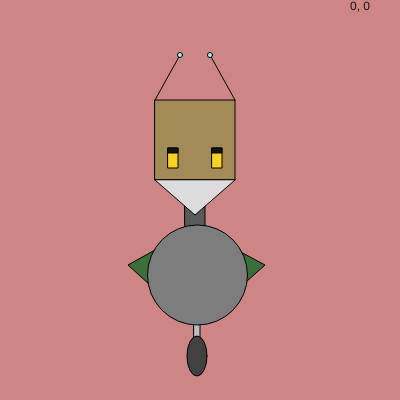
Frame 1 (no input)
Frame 60 (no input): identical to frame 1, image omitted
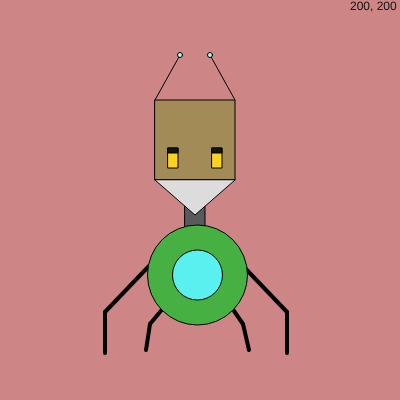
Frame 120 (the mouse pressed at the canvas centre since frame 60)

The p5.js sketch that drew these frames (run headless with seeded random() and noise() and a simulated clock; from frame 60 on, the mouse is pressed at the canvas centre):

// p5.js sketch
// ── sketch.js
function setup() {
  createCanvas(400, 400);
}

function draw() {
  background("#CD8585ff");
  
  if(mouseIsPressed) {
    
  fill(90);
  quad(185, 195, 205, 195, 205, 250, 185, 250);
    
    fill(80);
    strokeWeight(4);
    line(149, 266, 105, 312);

    line(105, 312, 105, 353);
    
    line(243, 266, 287, 312);

    line(287, 312, 287, 353);

    line(174, 295, 150, 324);

    line(150, 324, 146, 350);

    line(223, 295, 243, 324);

    line(243, 324, 249, 350);
    strokeWeight(1);
  
    fill("#46B142");
    circle(197.5, 275, 100);
    
    fill("#5bf0f0");
    ellipse(197.5, 275, 50);
    
  }
    
  else {
  strokeWeight(1);
  fill(90);
  quad(185, 195, 205, 195, 205, 250, 185, 250);
    
  fill("#3b6e39");
  triangle(237, 250, 265, 265, 237, 290);
  
  fill("#3b6e39");
  triangle(155, 250, 128, 265, 150, 285);

  fill(190);
  quad(194, 300, 200, 300, 200, 345, 194, 345);
  
  fill(125);
  circle(197.5, 275, 100);
    
  fill(65);
  ellipse(197, 356, 20, 40); 
  }
  
  fill("#a38b58");
  rect(155, 100, 80, 80);
  
  fill(220);
  triangle(155, 180, 195, 215, 235, 180);
  
  fill("#fad223");
  quad(168, 148, 178, 148, 178, 168, 168, 168);
  
  fill("#fad223");
  quad(212, 148, 222, 148, 222, 168, 212, 168);
  
  fill(0);
  line(155, 100, 180, 55);
  
  fill(0);
  line(235, 100, 210, 55);
  
  fill("#aafaef");
  ellipse(180, 55, 5);
  
  fill("#aafaef");
  ellipse(210, 55, 5);
  
  fill(20);
  quad(168, 148, 178, 148, 178, 153, 168, 153);
  
  fill(20);
  quad(212, 148, 222, 148, 222, 153, 212, 153);

  text(mouseX + ", " + mouseY, 350, 10);

  print("This character is named Em1le A.K.A Emile. By day he works as a robot mailman, traveling a deserted wasteland to deliver its survivors their letters. Due to rolling across such dangerous locations, he needs to have multiple methods of traversal and as such has a mode for road travel and a mode for mountain travel.");
}
